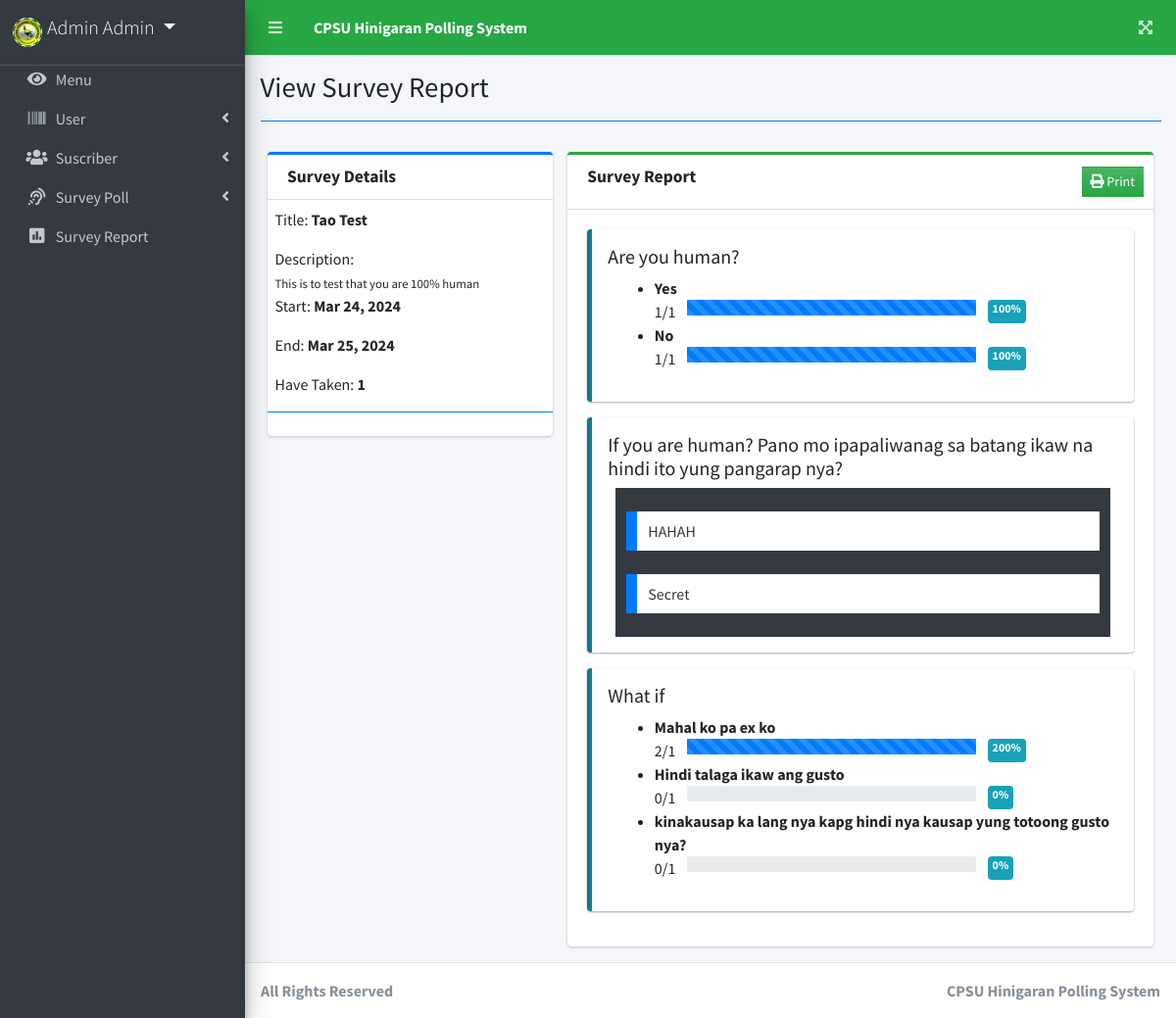
/index.php?page=view_survey_report&id=9 (signed in), run on the app's committed database.
### tables this page shows
CREATE TABLE `questions` (
  `id` int(30) NOT NULL,
  `question` text NOT NULL,
  `frm_option` text NOT NULL,
  `type` varchar(50) NOT NULL,
  `order_by` int(11) NOT NULL,
  `survey_id` int(30) NOT NULL,
  `date_created` datetime NOT NULL DEFAULT current_timestamp()
);

### view_survey_report.php (the view, shortened to what this page needs)
<?php include 'db_connect.php' ?>
<?php
$qry = $conn->query("SELECT * FROM survey_set where id = ".$_GET['id'])->fetch_array();
foreach($qry as $k => $v){
	if($k == 'title')
		$k = 'stitle';
}
$taken = $conn->query("SELECT distinct(user_id) from answers where survey_id ={$id}")->num_rows;
$answers = $conn->query("SELECT a.*,q.type from answers a inner join questions q on q.id = a.question_id where a.survey_id ={$id}");
$ans = array();
while($row=$answers->fetch_assoc()){
	if($row['type'] == 'radio_opt'){
		$ans[$row['question_id']][$row['answer']][] = 1;
	}
	if($row['type'] == 'check_opt'){
		foreach(explode(",", str_replace(array("[","]"), '', $row['answer'])) as $v){
		$ans[$row['question_id']][$v][] = 1;
		}
	}
	if($row['type'] == 'textfield_s'){
		$ans[$row['question_id']][] = $row['answer'];
	}
}
?>
<div class="col-lg-12">
	<div class="row">
		<div class="col-md-4">
			<div class="card card-outline card-primary">
				<div class="card-header">
					<h3 class="card-title"><b>Survey Details</b></h3>
				</div>
				<div class="card-body p-0 py-2">
					<div class="container-fluid">
						<p>Title: <b><?php echo $stitle ?></b></p>
						<p class="mb-0">Description:</p>
						<small><?php echo $description; ?></small>
						<p>Start: <b><?php echo date("M d, Y",strtotime($start_date)) ?></b></p>
						<p>End: <b><?php echo date("M d, Y",strtotime($end_date)) ?></b></p>
						<p>Have Taken: <b><?php echo number_format($taken) ?></b></p>
					</div>
					<hr class="border-primary">
				</div>
			</div>
		</div>
		<div class="col-md-8">
			<div class="card card-outline card-success">
				<div class="card-header">
					<h3 class="card-title"><b>Survey Report</b></h3>
					<div class="card-tools">
						<button class="btn btn-flat btn-sm bg-gradient-success" type="button" id="print"><i class="fa fa-print"></i> Print</button>
					</div>
				</div>
				<div class="card-body ui-sortable">
					<?php
					$question = $conn->query("SELECT * FROM questions where survey_id = $id order by abs(order_by) asc,abs(id) asc");
					while($row=$question->fetch_assoc()):
					?>
					<div class="callout callout-info">
						<h5><?php echo $row['question'] ?></h5>
						<div class="col-md-12">
							<?php if($row['type'] != 'textfield_s'):?>
								<ul>
							<?php
								foreach(json_decode($row['frm_option']) as $k => $v):
								if($taken == '0'){
									$prog = 0;
								}else{
									$prog = ((isset($ans[$row['id']][$k]) ? count($ans[$row['id']][$k]) : 0 ) / $taken) * 100;
									$prog = round($prog,2);
								}
								?>
								<li>
									<div class="d-block w-100">
										<b><?php echo $v ?></b>
									</div>
									<div class="d-flex w-100">
									<span class=""><?php echo isset($ans[$row['id']][$k]) ? count($ans[$row['id']][$k]) : 0 ?>/<?php echo $taken ?></span>
									<div class="mx-1 col-sm-8"">
									<div class="progress w-100" >
					                  <div class="progress-bar bg-primary progress-bar-striped" role="progressbar" aria-valuenow="40" aria-valuemin="0" aria-valuemax="100" style="width: <?php echo $prog ?>%">
					                  </div>
					                </div>
					                </div>
					                <span class="badge badge-info"><?php echo $prog ?>%</span>
									</div>
								</li>
								<?php endforeach; ?>
								</ul>
						<?php else: ?>
							<div class="d-block tfield-area w-100 bg-dark">
								<?php if(isset($ans[$row['id']])): ?>
								<?php foreach($ans[$row['id']] as $val): ?>
								<blockquote class="text-dark"><?php echo $val ?></blockquote>
								<?php endforeach; ?>
								<?php endif; ?>
							</div>
						<?php endif; ?>
						</div>
					</div>
					<?php endwhile; ?>
				</div>
			</div>
		</div>
	</div>
</div>

### index.php (shortened to what this page needs)
<!DOCTYPE html>
<html lang="en">
<?php
	include 'header.php'
?>
<body class="hold-transition sidebar-mini layout-fixed layout-navbar-fixed layout-footer-fixed">
<div class="wrapper">
  <?php include 'topbar.php' ?>
  <?php include 'sidebar.php' ?>
  <div class="content-wrapper">
    <div class="content-header">
      <div class="container-fluid">
        <div class="row mb-2">
          <div class="col-sm-6">
            <h1 class="m-0"><?php echo $title ?></h1>
          </div>
        </div>
            <hr class="border-primary">
      </div>
    </div>
    <section class="content">
      <div class="container-fluid">
         <?php
          $page = isset($_GET['page']) ? $_GET['page'] : 'home';
          include $page.'.php';
          ?>
      </div>
    </section>
  </div>
  <footer class="main-footer">
    <strong>All Rights Reserved</a></strong>
    <div class="float-right d-none d-sm-inline-block">
      <b>CPSU Hinigaran Polling System</b>
    </div>
  </footer>
</div>
</body>
</html>

### header.php (shortened to what this page needs)
<head>
  <?php
  $title = isset($_GET['page']) ? ucwords(str_replace("_", ' ', $_GET['page'])) : "Dashboard";
  ?>
  <link rel="stylesheet" href="assets/plugins/fontawesome-free/css/all.min.css">
  <link rel="stylesheet" href="assets/plugins/overlayScrollbars/css/OverlayScrollbars.min.css">
  <link rel="stylesheet" href="assets/plugins/datatables-bs4/css/dataTables.bootstrap4.min.css">
  <link rel="stylesheet" href="assets/plugins/datatables-responsive/css/responsive.bootstrap4.min.css">
  <link rel="stylesheet" href="assets/plugins/datatables-buttons/css/buttons.bootstrap4.min.css">
  <link rel="stylesheet" href="assets/plugins/select2/css/select2.min.css">
  <link rel="stylesheet" href="assets/plugins/select2-bootstrap4-theme/select2-bootstrap4.min.css">
  <link rel="stylesheet" href="assets/plugins/sweetalert2-theme-bootstrap-4/bootstrap-4.min.css">
  <link rel="stylesheet" href="assets/plugins/toastr/toastr.min.css">
  <link rel="stylesheet" href="assets/plugins/icheck-bootstrap/icheck-bootstrap.min.css">
  <link rel="stylesheet" href="assets/dist/css/adminlte.min.css">
  <link rel="stylesheet" href="assets/dist/css/styles.css">
    <link rel="stylesheet" href="https://cdn.jsdelivr.net/npm/sweetalert2@11.0.19/dist/sweetalert2.min.css">
  <link rel="stylesheet" href="assets/plugins/summernote/summernote-bs4.min.css">
</head>

### topbar.php
<nav class="main-header navbar navbar-expand navbar-green navbar-dark ">
  <ul class="navbar-nav">
    <li class="nav-item">
      <a class="nav-link" data-widget="pushmenu" href="#" role="button"><i class="fas fa-bars"></i></a>
    </li>
    <li>
      <a class="nav-link text-white"  href="#" role="button"> <large><b>CPSU Hinigaran Polling System</b></large></a>
    </li>
  </ul>
  <ul class="navbar-nav ml-auto">
    <li class="nav-item">
      <a class="nav-link" data-widget="fullscreen" href="#" role="button">
        <i class="fas fa-expand-arrows-alt"></i>
      </a>
    </li>
  </ul>
</nav>

### sidebar.php (shortened to what this page needs)
<aside class="main-sidebar sidebar-dark-success elevation-4">
   <div class="dropdown">
  	<a href="javascript:void(0)" class="brand-link dropdown-toggle" data-toggle="dropdown" aria-expanded="true">
  	    <span><img id="logo" src="cpsu.jpeg"></span>
       <span class="brand-text font-weight-light"><?php echo ucwords($_SESSION['login_firstname'].' '.$_SESSION['login_lastname']) ?></span>
     </a>
   </div>
   <div class="sidebar">
     <nav class="mt-2">
       <ul class="nav nav-pills nav-sidebar flex-column nav-flat" data-widget="treeview" role="menu" data-accordion="false">
         <li class="nav-item dropdown">
         <?php
         if($_SESSION['login_type'] == '1' ||  $_SESSION['login_type'] == '2'){
         ?>
           <a href="./" class="nav-link nav-home">
             <i class="nav-icon fas fa-eye"></i>
             <p>
               Menu
             </p>
           </a>
           <?php }?>
         </li>
       <?php if($_SESSION['login_type'] == 1 ): ?>
         <li class="nav-item">
           <a href="#" class="nav-link nav-edit_user">
             <i class="nav-icon fas fa-barcode"></i>
             <p>
               User
               <i class="right fas fa-angle-left"></i>
             </p>
           </a>
         </li>
         <li class="nav-item">
           <a href="#" class="nav-link nav-is-tree nav-add_department nav-department_list">
             <i class="nav-icon fa fa-users"></i>
             <p>
               Suscriber
               <i class="right fas fa-angle-left"></i>
             </p>
           </a>
         </li>
         <li class="nav-item">
           <a href="#" class="nav-link nav-is-tree nav-edit_survey nav-view_survey">
             <i class="nav-icon fa fa-assistive-listening-systems"></i>
             <p>
               Survey Poll
               <i class="right fas fa-angle-left"></i>
             </p>
           </a>
         </li>
         <li class="nav-item">
           <a href="./index.php?page=survey_report" class="nav-link nav-survey_report">
             <i class="nav-icon fas fa-poll"></i>
             <p>
               Survey Report
             </p>
           </a>
         </li>
       <?php endif; ?>
       </ul>
     </nav>
   </div>
 </aside>

### sidebar.php (style rules this page uses)
#logo { display: inline-block; margin: 5px; float: left; height: 30px; width: auto; border-radius: 50%; }

### view_survey_report.php (style rules this page uses)
.tfield-area { max-height: 30vh; overflow: auto; }

### data on the page
questions: question "Are you human?", frm_option "Yes", id "1", id "100", frm_option "No"
questions: question "If you are human? Pano mo ipapaliwanag sa batang ikaw na hindi ito yung pangarap nya?", id "HAHAH", id "Secret"
questions: question "What if", frm_option "Mahal ko pa ex ko", id "2", id "200", frm_option "Hindi talaga ikaw ang gusto", id "0", frm_option "kinakausap ka lang nya kapg hindi nya kausap yung totoong gusto nya?"

### other printed values
$_SESSION['login_firstname'].' '.$_SESSION['login_lastname'] "Admin Admin"
$title "View Survey Report"
$stitle "Tao Test"
$description "This is to test that you are 100% human"
date("M d, Y",strtotime($start_date)) "Mar 24, 2024"
date("M d, Y",strtotime($end_date)) "Mar 25, 2024"
$taken "1"
